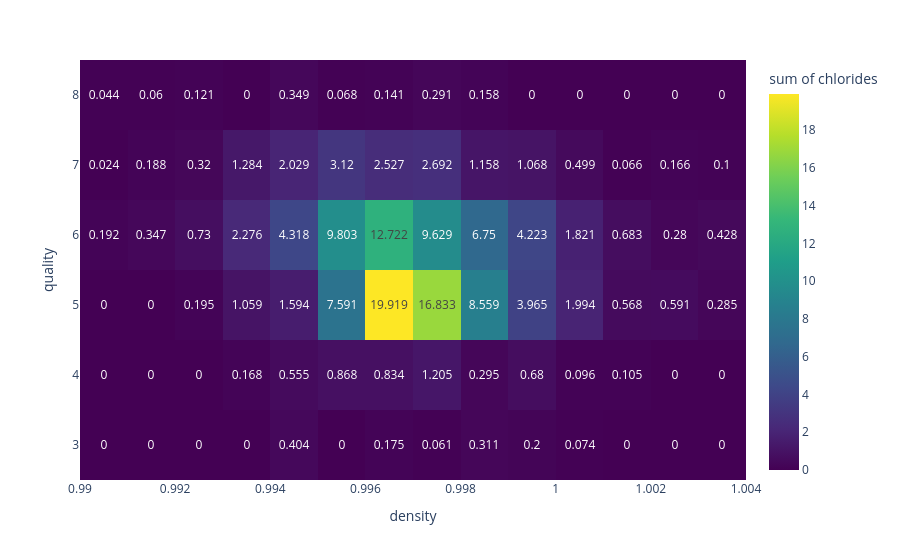

Notebook code for this chart:
### Code cell
fig = px.density_heatmap(df, x = "density", y = "quality", z = "chlorides",
                        color_continuous_scale = "Viridis", text_auto = True)
fig.show()

### Figure 1 — Plotly figure (JSON) as saved in the notebook; plotly's stock layout.template omitted (floating-point values rounded to 4 significant figures; data arrays with more than 128 entries replaced by an {"elided": "..."} marker saying what was removed)
{"data": [{"coloraxis": "coloraxis", "histfunc": "sum", "hovertemplate": "density=%{x}<br>quality=%{y}<br>sum of chlorides=%{z}<extra></extra>", "name": "", "texttemplate": "%{z}", "type": "histogram2d", "x": {"elided": "1599 float values"}, "xaxis": "x", "xbingroup": "x", "y": {"elided": "1599 int values"}, "yaxis": "y", "ybingroup": "y", "z": {"elided": "1599 float values"}}], "layout": {"coloraxis": {"colorbar": {"title": {"text": "sum of chlorides"}}, "colorscale": [[0, "#440154"], [0.1111, "#482878"], [0.2222, "#3e4989"], [0.3333, "#31688e"], [0.4444, "#26828e"], [0.5556, "#1f9e89"], [0.6667, "#35b779"], [0.7778, "#6ece58"], [0.8889, "#b5de2b"], [1, "#fde725"]]}, "legend": {"tracegroupgap": 0}, "margin": {"t": 60}, "xaxis": {"anchor": "y", "domain": [0, 1], "title": {"text": "density"}}, "yaxis": {"anchor": "x", "domain": [0, 1], "title": {"text": "quality"}}}}
